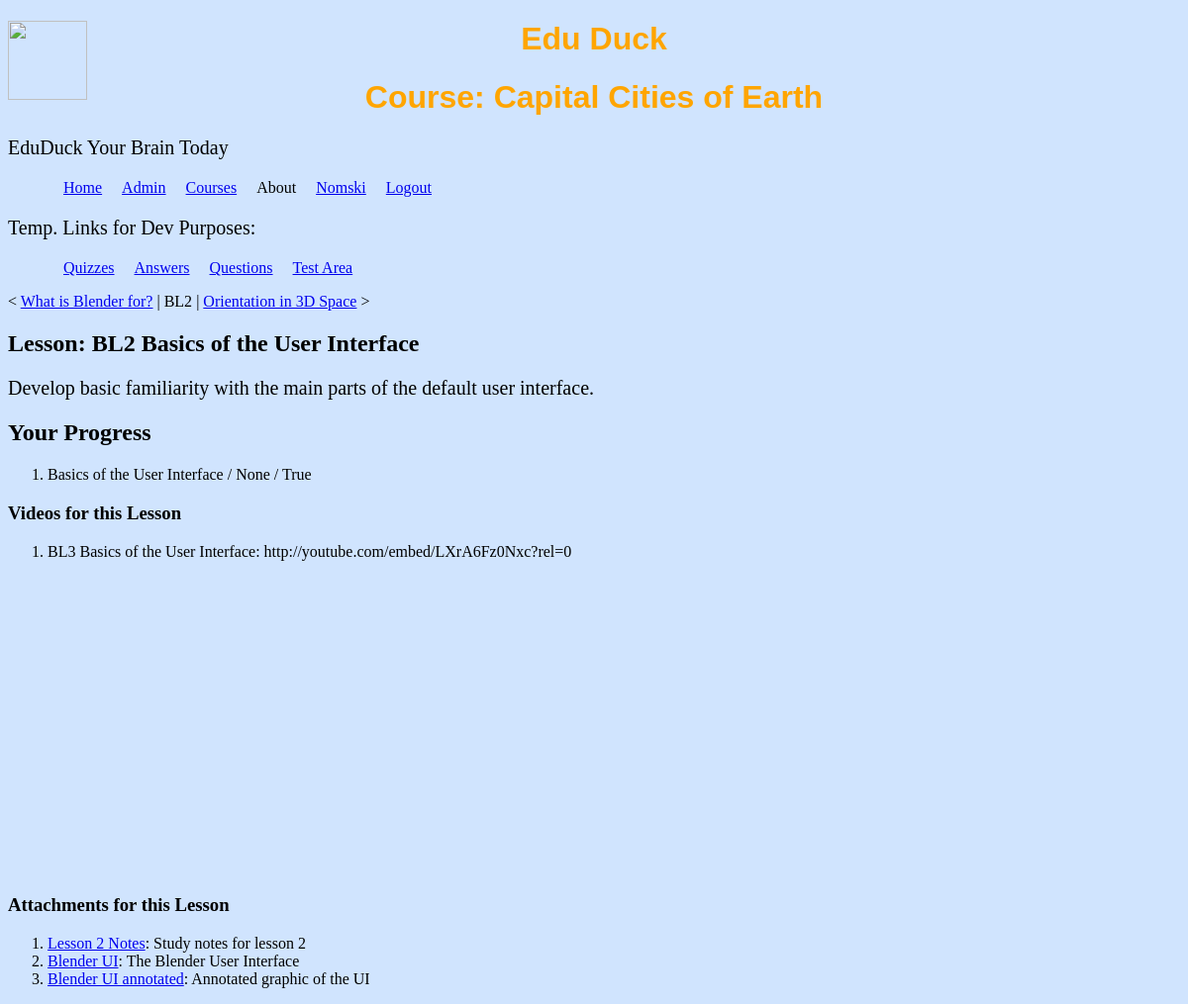
Page /courses/2/lesson/2/ (signed in) on the committed database.
### courses/models.py (models this page shows, shortened)
class Course(models.Model):
    course_code = models.CharField(max_length=10)
    course_name = models.CharField(max_length=150)
    course_abstract = models.TextField()
    course_organiser = models.CharField(max_length=100)
    course_level = models.CharField(max_length=10, blank=True, null=True)
    course_credits = models.IntegerField(blank=True, null=True)

class Lesson(models.Model):
    lesson_code = models.CharField(max_length=10, blank=True, null=True)
    lesson_name = models.CharField(max_length=200)
    course = models.ForeignKey(Course)
    abstract = models.TextField()
    def get_next(self):
        next = Lesson.objects.filter(id__gt=self.id)
        if next:
            return next[0]
        return False
    def get_prev(self):
        prev = Lesson.objects.filter(id__lt=self.id)
        if prev:
            return prev[0]
        return False
    def __unicode__(self):
        return self.lesson_name

class UserProfile_Lesson(models.Model):
    userprofile = models.ForeignKey(UserProfile)
    lesson = models.ForeignKey(Lesson)
    mark_complete = models.BooleanField(default=False)
    date_complete = models.DateField(blank=True, null=True)

class Video(models.Model):
    video_code = models.CharField(max_length=10, blank=True, null=True)
    video_name = models.CharField(max_length=200)
    url = models.URLField()
    lesson = models.ForeignKey(Lesson, blank=True, null=True)
    course = models.ForeignKey(Course, blank=True, null=True)

class Attachments(models.Model):
    att_code = models.CharField(max_length=10, blank=True, null=True)
    att_name = models.CharField(max_length=200)
    lesson = models.ForeignKey(Lesson, blank=True, null=True)
    course = models.ForeignKey(Course, blank=True, null=True)
    att_desc = models.TextField(blank=True, null=True)
    att_seq = models.IntegerField(blank=True, null=True)
    att_url = models.URLField()

### courses/views.py (the view)
# urls.py: url(r'^courses/(?P<course_id>\d+)/lesson/(?P<lesson_id>\d+)/$',
@login_required
def lesson(request, course_id, lesson_id):
    course = get_object_or_404(Course, pk=course_id)
    lesson = get_object_or_404(Lesson, pk=lesson_id)
    user_lessons = lesson.userprofile_lesson_set.all()
    template = 'courses/lesson.html'
    context_data =  {'course':  course,
                     'lesson':  lesson,
                     'user_lessons':     user_lessons,
                    }
    context_instance = RequestContext(request)
    return render_to_response(template, context_data, context_instance)

### Templates/courses/lesson.html
{% extends "base.html" %}
{% block banner %}
    <h1>Course: {{course.course_name}}</h1>
{% endblock %}
{% block content %}
    <span class='prevnext'>
        {% if lesson.get_prev %}
            &lt;
            <a href='/courses/{{course.pk}}/lesson/{{lesson.get_prev.pk}}/'>
            {{lesson.get_prev}}</a>
        {% else %}
            ---
        {% endif %}
        | {{ lesson.lesson_code }} |
        {% if lesson.get_next %}
            <a href='/courses/{{course.pk}}/lesson/{{lesson.get_next.pk}}/'>
            {{ lesson.get_next }}</a> &gt;
        {% else %}
            ---
        {% endif %}
    </span>
    <h2>Lesson: {{lesson.lesson_code}} {{lesson.lesson_name}}</h2>
    <p>{{lesson.abstract}}</p>
    <h2>Your Progress</h2>
        <ol>
        {% for l in user_lessons %}
        <li>{{ l.lesson.lesson_name }} /
            {{ l.date_complete }} /
            {{ l.mark_complete}}
        </li>
        {% endfor %}
        </ol>
    <h3>Videos for this Lesson</h3>
    <ol>
    {% for v in lesson.video_set.all %}
        <li>{{ v.video_code}} {{v.video_name}}: {{v.url}}</li>
        <iframe width="560" height="315" src='{{ v.url }}'
        frameborder="0" allowfullscreen></iframe>
    {% empty %}
        <li>No videos for this lesson</li>
    {% endfor %}
    </ol>
    <h3>Attachments for this Lesson</h3>
    <ol>
    {% for a in lesson.attachments_set.all %}
        <li>{{ a.att_code}}
            <a href='{{a.att_url}}'>{{a.att_name}}</a>: {{a.att_desc}}
        </li>
    {% empty %}
        <li>No attachments in this lesson</li>
    {% endfor %}
    </ol>
{% endblock content%}

### Templates/base.html (shortened to what this page needs)
<!DOCTYPE html>
<html lang="en">
<head>
    <link rel="stylesheet" href="{{ STATIC_URL }}common.css" />
</head>
<body>
    <div id="motif">
        <img src="{{ STATIC_URL }}motif.jpg" width="80px" height="80px"/>
    </div>
    <div id="banner">
        <h1>Edu Duck</h1>
        {% block banner %}{% endblock %}
        <p id="strapline">EduDuck Your Brain Today</p>
    </div>
    <div id="navbar">
        {% block navbar %}
        <ul>
            <li><a href="/courses/">Home</a></li>
            <li><a href="/admin">Admin</a></li>
            <li><a href="/courses/">Courses</a></li>
            <li>About</li>
            {% if user.is_authenticated %}
            <li><a href="/users/">{{ user.username }}</a></li>
            <li><a href="/accounts/logout/">Logout</a></li>
            {% else %}
            <li><a href="/accounts/register/">Register</a></li>
            <li><a href="/accounts/login/">Login</a></li>
            {% endif %}
        </ul>
        <p>Temp. Links for Dev Purposes:</p>
        <ul>
            <li><a href="/quizzes/">Quizzes</a></li>
            <li><a href="/answers/">Answers</a></li>
            <li><a href="/questions/">Questions</a></li>
            <li><a href="/questiontest/">Test Area</a></li>
        </ul>
        {% endblock navbar%}
    </div>
    <div id="content">
        {% block content %}{% endblock %}
    </div>
</body>
</html>

### static/common.css (style rules this page uses)
body { background-color:#d0e4fe; }
h1 { color:orange; text-align:center; font-size: xx-large; font-family: "Bitstream Charter", sans-serif }
p { font-family:"Times New Roman"; font-size:20px; }
div#navbar ul li { margin-left: 0; padding-left: 1em; text-indent: -1em; list-style: none; display: inline; }
div#motif { position: fixed; z-index:-1; }

### rows in the picture
Course: course_name "Capital Cities of Earth"
Lesson: get_prev "What is Blender for?", lesson_code "BL2", get_next "Orientation in 3D Space", lesson_name "Basics of the User Interface", abstract "Develop basic familiarity with the main parts of the default user interface."
UserProfile_Lesson: lesson.lesson_name "Basics of the User Interface", date_complete "None", mark_complete "True"
Video: video_code "BL3", video_name "Basics of the User Interface", url "http://youtube.com/embed/LXrA6Fz0Nxc?rel=0"
Attachments: att_name "Lesson 2 Notes", att_desc "Study notes for lesson 2"
Attachments: att_name "Blender UI", att_desc "The Blender User Interface"
Attachments: att_name "Blender UI annotated", att_desc "Annotated graphic of the UI"

### other values in the picture
{{ user.username }} "Nomski"
